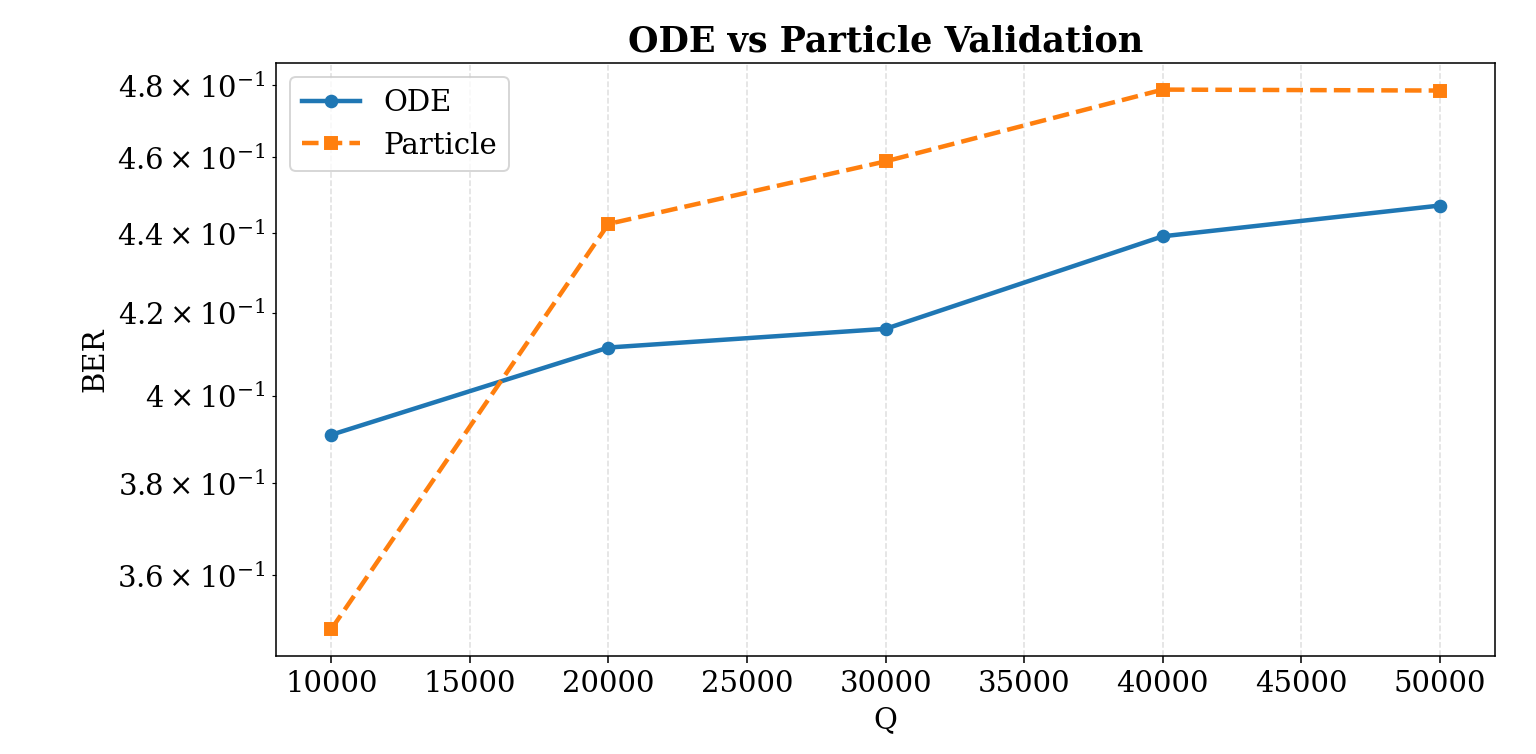

This chart was generated by the following Python code:
import numpy as np
import matplotlib.pyplot as plt
import time


plt.rcParams.update({
    "font.family": "serif",
    "font.size": 15,
    "axes.titleweight": "bold",
    "lines.linewidth": 2.3,
    "figure.dpi": 140
})

np.random.seed(42)

DT = 0.005
T_BIT = 0.2

K_ON = 50.0
K_OFF = 5.0
K_REC = 0.45

D_COEFF = 30.0
D_DIST = 4.0
R_RX = 1.0
V_RX = (4.0/3.0) * np.pi * (R_RX**3)

NUM_BITS = 200
TRAIN_BITS = 50
NUM_ITERATIONS = 25

Q_LIST = [10000, 20000, 30000, 40000, 50000]

CULL_RADIUS = 25.0


# receivers

def tm_receiver(C):
    R = np.zeros(len(C))
    D = np.zeros(len(C))
    F = np.ones(len(C))

    for i in range(1, len(C)):
        dR = (K_ON * C[i-1] * F[i-1] - K_OFF * R[i-1]) * DT
        dD = (K_OFF * R[i-1] - K_REC * D[i-1]) * DT

        R[i] = np.clip(R[i-1] + dR, 0, 1)
        D[i] = np.clip(D[i-1] + dD, 0, 1)

        s = R[i] + D[i]
        if s > 1:
            R[i] /= s
            D[i] /= s

        F[i] = 1 - R[i] - D[i]

    return R

# derector

def detect(R, bits):
    idx = [min(int((i*T_BIT + 0.08)/DT), len(R)-1) for i in range(len(bits))]
    samples = np.array([R[i] for i in idx])

    tr_s, te_s = samples[:TRAIN_BITS], samples[TRAIN_BITS:]
    tr_b, te_b = bits[:TRAIN_BITS], bits[TRAIN_BITS:]

    mu1 = np.mean(tr_s[tr_b==1]) if np.any(tr_b==1) else 0
    mu0 = np.mean(tr_s[tr_b==0]) if np.any(tr_b==0) else 0
    th = (mu1 + mu0) / 2

    return np.mean((te_s > th).astype(int) != te_b)

# ode model

def generate_ode_signal(bits, Q):
    t_total = len(bits) * T_BIT
    t = np.arange(0, t_total, DT)
    C = np.zeros(len(t))

    pulse_t = np.arange(0, 2.0, DT)
    pulse_t = np.maximum(pulse_t, 1e-12)

    pulse = (Q / ((4*np.pi*D_COEFF*pulse_t)**1.5)) \
            * np.exp(-(D_DIST**2)/(4*D_COEFF*pulse_t))

    pulse *= 0.005 

    for i, b in enumerate(bits):
        if b == 1:
            s = int(i*T_BIT/DT)
            e = min(s+len(pulse), len(C))
            C[s:e] += pulse[:e-s]

    molecules = np.random.poisson(C * V_RX)
    return molecules / V_RX

# particle simulation

def generate_particle_signal(bits, Q):
    t_total = len(bits) * T_BIT
    total_steps = int(t_total / DT)
    counts = np.zeros(total_steps)

    active_particles = []
    std_dev = np.sqrt(2 * D_COEFF * DT)
    steps_per_bit = int(T_BIT / DT)

    step_idx = 0
    for b in bits:
        if b == 1:
            p = np.zeros((Q, 3))
            p[:, 0] = D_DIST
            active_particles.append(p)

        for _ in range(steps_per_bit):
            total_in_rx = 0

            for i in range(len(active_particles)):
                part = active_particles[i]
                if len(part) == 0:
                    continue

                part += np.random.normal(0, std_dev, part.shape)

                dist_sq = np.sum(part**2, axis=1)
                total_in_rx += np.sum(dist_sq <= R_RX**2)

                if step_idx % 20 == 0:
                    active_particles[i] = part[dist_sq < CULL_RADIUS**2]

            counts[step_idx] = total_in_rx
            step_idx += 1

    return (counts / V_RX) * 0.005  

# main part

ber_ode = []
ber_particle = []


for Q in Q_LIST:
    acc_ode = []
    acc_part = []

    for _ in range(NUM_ITERATIONS):
        bits = np.random.randint(0, 2, NUM_BITS)

        R1 = tm_receiver(generate_ode_signal(bits, Q))
        R2 = tm_receiver(generate_particle_signal(bits, Q))

        acc_ode.append(detect(R1, bits))
        acc_part.append(detect(R2, bits))

    m1 = np.mean(acc_ode)
    m2 = np.mean(acc_part)

    ber_ode.append(m1)
    ber_particle.append(m2)

    err = abs(m1 - m2) / max(m1, 1e-12) * 100

    print(f"Q={Q} | ODE={m1:.4f} | Particle={m2:.4f} | Diff={err:.2f}%")

    if err > 15:
        print("there is a problem warning: >15% mismatch")

# Plots

plt.figure(figsize=(9,6))
plt.plot(Q_LIST, ber_ode, 'o-', label="ODE")
plt.plot(Q_LIST, ber_particle, 's--', label="Particle")

plt.yscale("log")
plt.xlabel("Q")
plt.ylabel("BER")
plt.title("ODE vs Particle Validation")
plt.grid(True, linestyle="--", alpha=0.4)
plt.legend()

plt.tight_layout()
plt.show()
